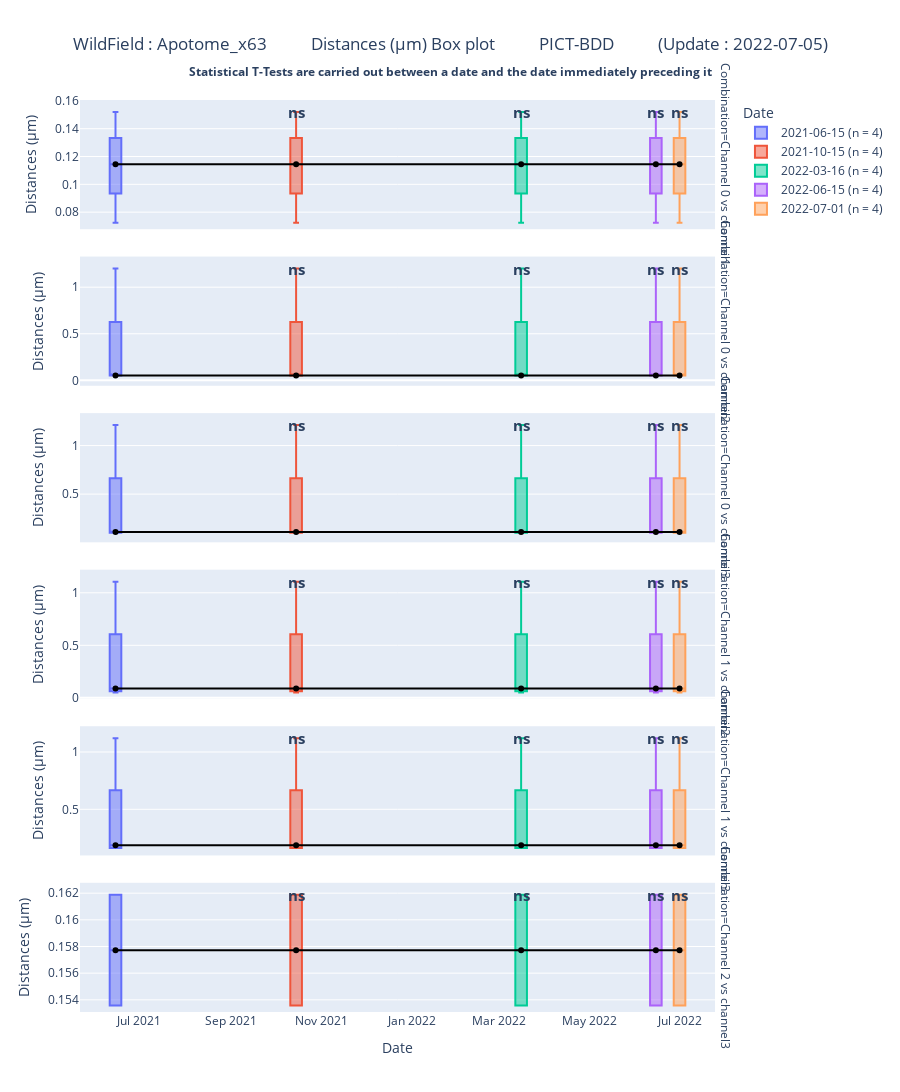
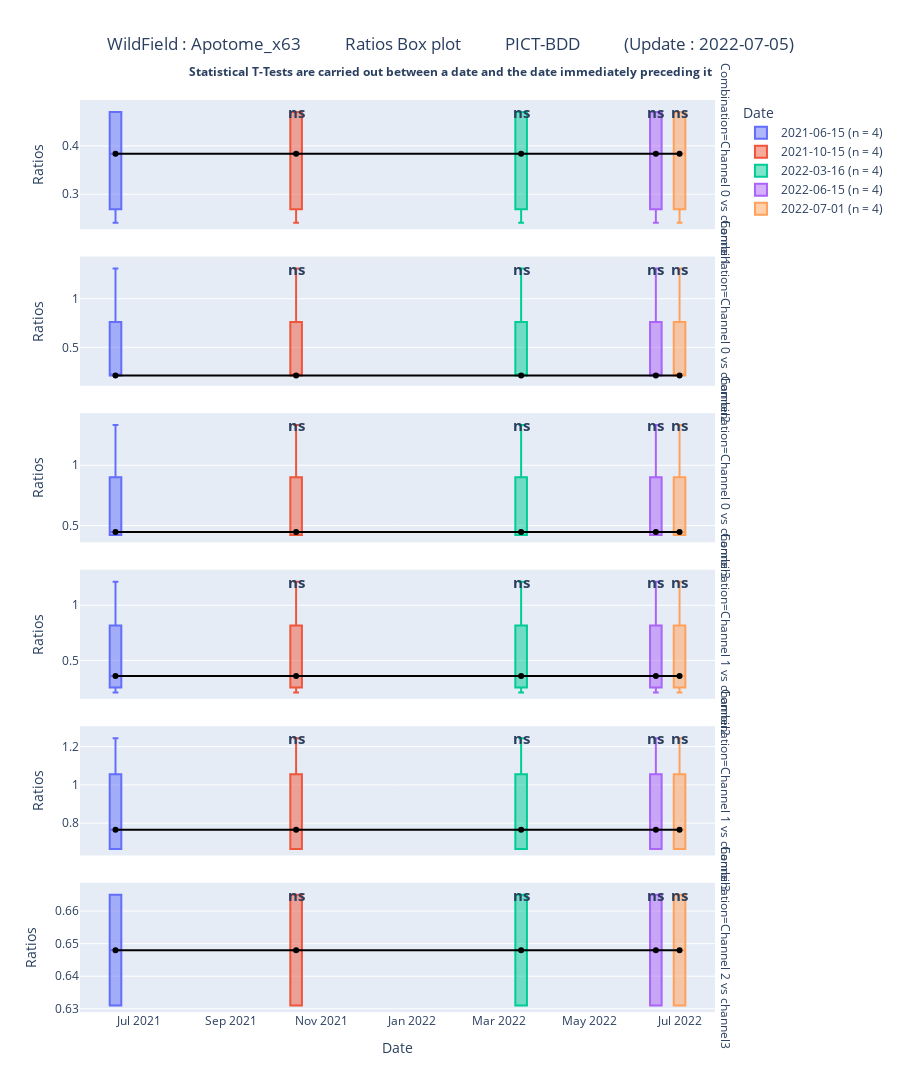

Notebook code cell kept with these figures, in order:
### Markdown cell above
### *Select data*

### Code cell
master = tk.Tk()
master.geometry("400x200")
master.title('What analyze do you want to treat ?')

v = tk.StringVar(master)

def ShowChoice():
    global which_button_is_selected
    which_button_is_selected = v.get()

values = {"Resolution" : "1",
          "Coregistration" : "2",
          "Field Homogeneity" : "3",
          "Laser Power" : "4"}

tk.Label(master, 
         text="""Choose your plot :""",
         justify = tk.LEFT,
         padx = 20).pack()


for (text, value) in values.items():
    tk.Radiobutton(master, text = text, variable = v, value = value, indicator = 0, background = "light blue", command=ShowChoice).pack(fill = tk.X, ipady = 5, anchor=tk.W)


button = tk.Button(
    master,
    text="Get Selected",
    command=master.quit)

button.pack(fill=tk.X, padx=5, pady=5)





master.mainloop()
master.destroy()

if which_button_is_selected == '1': # Résolution part
    print('OK PSF')
    
    Input_folder = pa.select_folder() # Select input folder
    print('\n')
    Processed_folder = pa.processed_path(Input_folder[0], Input_folder[1]) # Find MetroloJ_QC Processed folder
    DF = pa.convert_to_df(Processed_folder, Input_folder[1], Input_folder[2], Input_folder[3], Input_folder[4], Input_folder[0]) # Creat dataframe containing all data
    # DF[0] => dataframe for XYZ data
    # DF[1] => dataframe for SBR data
    DF_XYZ_stat = pa.XYZ_stats(DF[0]) # Stat for XYZ data
    DF_SBR_stat = pa.SBR_stats(DF[1]) # Stat for SBR data
    print('\n')
    param_selected = pa.select_param() # Select analyze parameters to plot
    pa.display_selected_plot(param_selected[1], param_selected[0], DF[0], DF[1], DF_XYZ_stat, DF_SBR_stat[0], Input_folder[0], DF_SBR_stat[1])
    


    
elif which_button_is_selected == '2': # Coregistration part
    print('OK Coreg')
    
    Input_folder = ca.select_folder() # Select input folder
    print('\n')
    Processed_folder = ca.processed_path(Input_folder[0], Input_folder[1]) # Find MetroloJ_QC Processed folder
    DF = ca.convert_to_df(Processed_folder, Input_folder[1], Input_folder[2], Input_folder[3], Input_folder[4], Input_folder[0]) # Creat dataframe containing all data
    DF_stat = ca.coreg_stats(DF[0], DF[1]) # Dataframe for all stat
    print('\n')
    param_selected = ca.select_param() # Select analyze parameters to plot
    date_liste = DF[1]['Date'].tolist()
    ca.display_selected_plot(param_selected[1], param_selected[0], DF[0], DF_stat[0], Input_folder[0], DF_stat[1], DF[2], date_liste)
